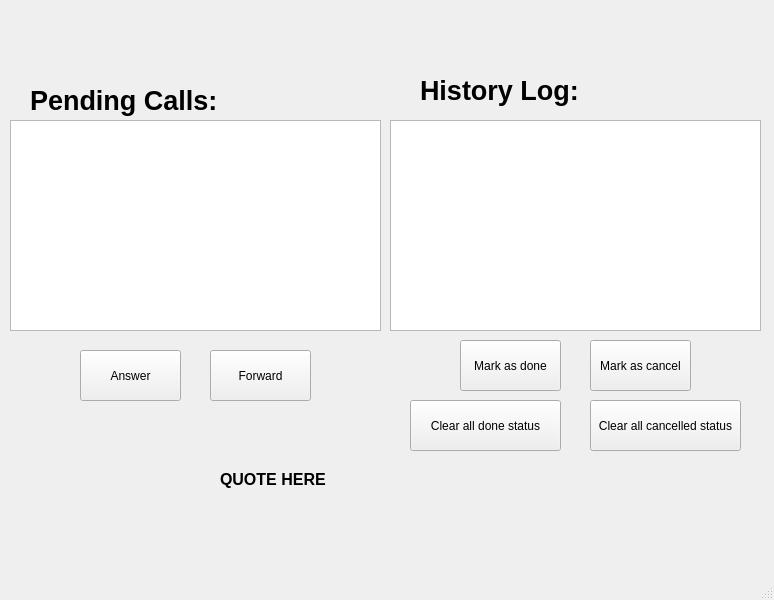
<?xml version="1.0" encoding="UTF-8"?>
<ui version="4.0">
 <class>MainWindow</class>
 <widget class="QMainWindow" name="MainWindow">
  <property name="geometry">
   <rect>
    <x>0</x>
    <y>0</y>
    <width>774</width>
    <height>600</height>
   </rect>
  </property>
  <property name="windowTitle">
   <string>MainWindow</string>
  </property>
  <widget class="QWidget" name="centralwidget">
   <widget class="QLabel" name="quoteLabel">
    <property name="geometry">
     <rect>
      <x>220</x>
      <y>470</y>
      <width>331</width>
      <height>91</height>
     </rect>
    </property>
    <property name="font">
     <font>
      <pointsize>12</pointsize>
      <bold>true</bold>
     </font>
    </property>
    <property name="text">
     <string>QUOTE HERE</string>
    </property>
    <property name="alignment">
     <set>Qt::AlignmentFlag::AlignLeading|Qt::AlignmentFlag::AlignLeft|Qt::AlignmentFlag::AlignTop</set>
    </property>
    <property name="wordWrap">
     <bool>true</bool>
    </property>
   </widget>
   <widget class="QPushButton" name="AnswerButton">
    <property name="geometry">
     <rect>
      <x>80</x>
      <y>350</y>
      <width>101</width>
      <height>51</height>
     </rect>
    </property>
    <property name="text">
     <string>Answer</string>
    </property>
   </widget>
   <widget class="QListWidget" name="listWidget">
    <property name="geometry">
     <rect>
      <x>390</x>
      <y>120</y>
      <width>371</width>
      <height>211</height>
     </rect>
    </property>
   </widget>
   <widget class="QPushButton" name="ForwardButton">
    <property name="geometry">
     <rect>
      <x>210</x>
      <y>350</y>
      <width>101</width>
      <height>51</height>
     </rect>
    </property>
    <property name="text">
     <string>Forward</string>
    </property>
   </widget>
   <widget class="QPushButton" name="HandleButton">
    <property name="geometry">
     <rect>
      <x>460</x>
      <y>340</y>
      <width>101</width>
      <height>51</height>
     </rect>
    </property>
    <property name="text">
     <string>Mark as done</string>
    </property>
   </widget>
   <widget class="QListWidget" name="IncomingCall">
    <property name="geometry">
     <rect>
      <x>10</x>
      <y>120</y>
      <width>371</width>
      <height>211</height>
     </rect>
    </property>
   </widget>
   <widget class="QLabel" name="label">
    <property name="geometry">
     <rect>
      <x>30</x>
      <y>80</y>
      <width>291</width>
      <height>41</height>
     </rect>
    </property>
    <property name="font">
     <font>
      <pointsize>20</pointsize>
      <bold>true</bold>
     </font>
    </property>
    <property name="text">
     <string>Pending Calls:</string>
    </property>
   </widget>
   <widget class="QLabel" name="label_2">
    <property name="geometry">
     <rect>
      <x>420</x>
      <y>70</y>
      <width>291</width>
      <height>41</height>
     </rect>
    </property>
    <property name="font">
     <font>
      <pointsize>20</pointsize>
      <bold>true</bold>
     </font>
    </property>
    <property name="text">
     <string>History Log:</string>
    </property>
   </widget>
   <widget class="QPushButton" name="clearAllDoneButton">
    <property name="geometry">
     <rect>
      <x>410</x>
      <y>400</y>
      <width>151</width>
      <height>51</height>
     </rect>
    </property>
    <property name="text">
     <string>Clear all done status</string>
    </property>
   </widget>
   <widget class="QPushButton" name="clearAllCancelButton">
    <property name="geometry">
     <rect>
      <x>590</x>
      <y>400</y>
      <width>151</width>
      <height>51</height>
     </rect>
    </property>
    <property name="text">
     <string>Clear all cancelled status</string>
    </property>
   </widget>
   <widget class="QPushButton" name="HandleButton2">
    <property name="geometry">
     <rect>
      <x>590</x>
      <y>340</y>
      <width>101</width>
      <height>51</height>
     </rect>
    </property>
    <property name="text">
     <string>Mark as cancel</string>
    </property>
   </widget>
  </widget>
  <widget class="QStatusBar" name="statusbar"/>
 </widget>
 <resources/>
 <connections/>
</ui>
